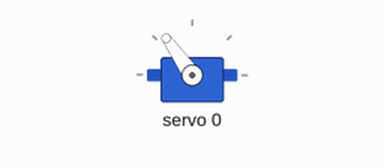
Bench run of a sketch on a simulated Arduino Uno, built with avr-gcc and run on an emulated ATmega328P. Shown: servo.

Above: at 0.05 s.
At 3.0 s:
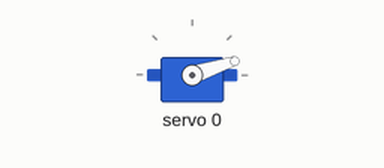
At 6.0 s:
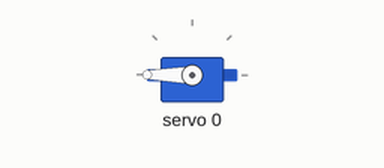
Timing chart, 0 to 7.8 s (numbered marks = the images above):
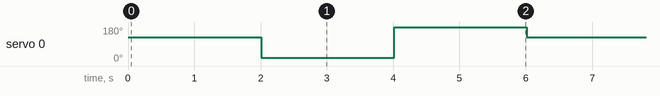

Measured:
- by itself, servo 0: repeats every 6.0 s: 180° 2.0 s, 125° 2.0 s, 18° 2.0 s

The sketch:

2ndArduino.ino
```cpp
#include <Wire.h>
#include <Adafruit_PWMServoDriver.h>

Adafruit_PWMServoDriver pwm = Adafruit_PWMServoDriver();

#define SERVOMIN  150  // PWM value for 0°
#define SERVOMAX  600  // PWM value for 180°

void setup() {
  Serial.begin(9600);
  pwm.begin();
  pwm.setPWMFreq(50);  // standard for analog servos
  delay(10);
}

// Helper to convert angle (0–180) to PWM
int angleToPulse(int angle) {
  return map(angle, 0, 180, SERVOMIN, SERVOMAX);
}

void loop() {
  // Move servo on channel 0 to 90°
  int angle = 90;
  pwm.setPWM(0, 0, angleToPulse(angle));
  delay(2000);

  // Move to 0°
  pwm.setPWM(0, 0, angleToPulse(0));
  delay(2000);

  // Move to 180°
  pwm.setPWM(0, 0, angleToPulse(180));
  delay(2000);
}
```
